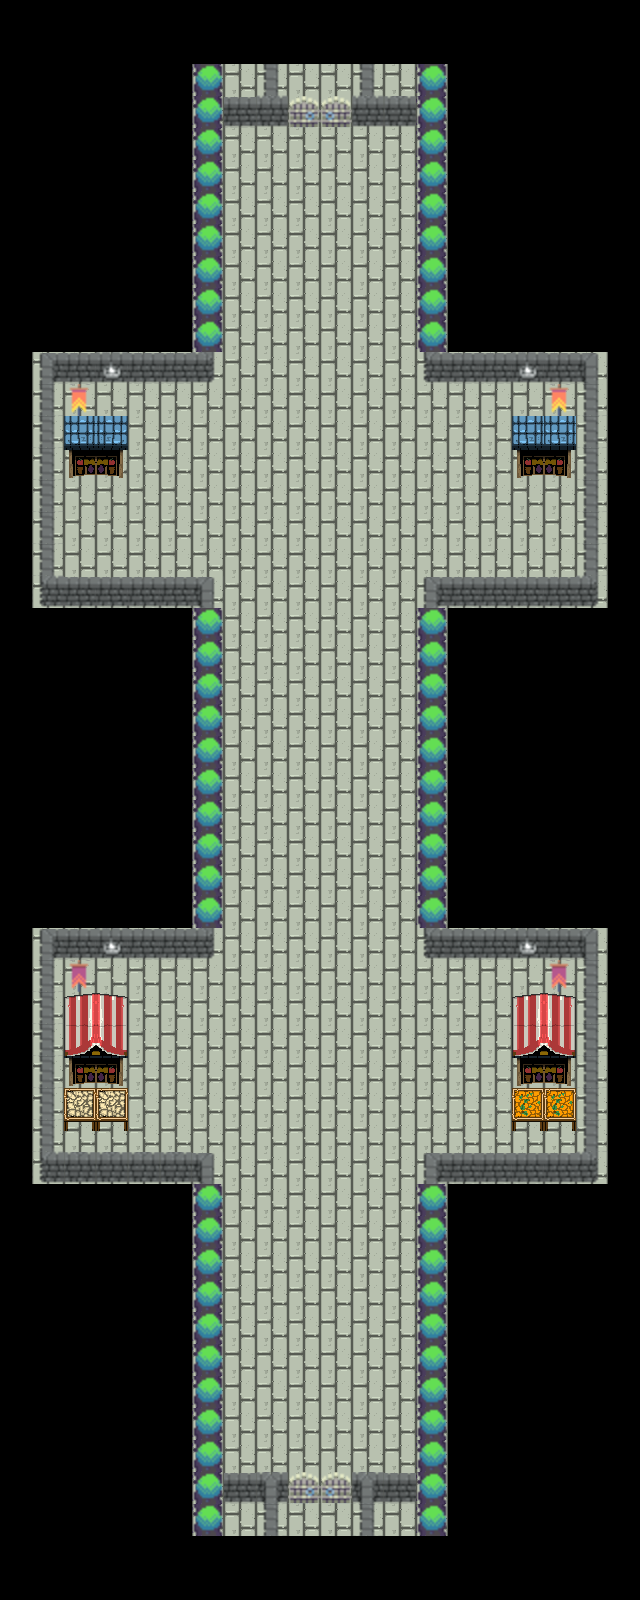

Tiled map render using the project's own tile images. Description and the map definition, with tile-layer contents summarised, below:
An orthogonal 20x50 tile map with 32x32 px tiles, 3 tile layers (Floor, Floor2, Walls Doors Objects), 1 hidden layer not drawn, 3 tilesets.

<map version="1.10" tiledversion="1.10.2" orientation="orthogonal" renderorder="right-down" width="20" height="50" tilewidth="32" tileheight="32" infinite="0" nextlayerid="5" nextobjectid="1">
 <tileset firstgid="1" source="TileSets/bazaar_combined_tiles.tsx" />
 <tileset firstgid="257" source="TileSets/The_Roguelike_Assets2.tsx" />
 <tileset firstgid="2558" source="TileSets/Placeholders.tsx" />
 <layer id="1" name="Floor" width="20" height="50">
  <data>[1000 cells, 528 non-empty, 1 distinct tile ids]</data>
 </layer>
 <layer id="2" name="Floor2" width="20" height="50">
  <data>[1000 cells, 60 non-empty, 1 distinct tile ids]</data>
 </layer>
 <layer id="3" name="Walls Doors Objects" width="20" height="50">
  <data>[1000 cells, 180 non-empty, 25 distinct tile ids]</data>
 </layer>
 <layer id="4" name="Information Layer" width="20" height="50" visible="0">
  <data>[1000 cells, 512 non-empty, 10 distinct tile ids]</data>
 </layer>
</map>
